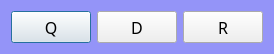
<?xml version="1.0" encoding="UTF-8"?>
<ui version="4.0">
 <class>cls3260MinorFunction</class>
 <widget class="QDialog" name="cls3260MinorFunction">
  <property name="geometry">
   <rect>
    <x>0</x>
    <y>0</y>
    <width>257</width>
    <height>52</height>
   </rect>
  </property>
  <property name="font">
   <font>
    <family>楷体</family>
    <pointsize>12</pointsize>
   </font>
  </property>
  <property name="windowTitle">
   <string>选择副参数</string>
  </property>
  <property name="styleSheet">
   <string notr="true">QDialog
{
	background-color: rgb(148, 148, 248);
}</string>
  </property>
  <layout class="QVBoxLayout" name="verticalLayout">
   <item>
    <layout class="QHBoxLayout" name="horizontalLayout">
     <item>
      <widget class="QPushButton" name="btnQ">
       <property name="minimumSize">
        <size>
         <width>0</width>
         <height>32</height>
        </size>
       </property>
       <property name="font">
        <font>
         <family>楷体</family>
         <pointsize>12</pointsize>
        </font>
       </property>
       <property name="text">
        <string>Q</string>
       </property>
      </widget>
     </item>
     <item>
      <widget class="QPushButton" name="btnD">
       <property name="minimumSize">
        <size>
         <width>0</width>
         <height>32</height>
        </size>
       </property>
       <property name="font">
        <font>
         <family>楷体</family>
         <pointsize>12</pointsize>
        </font>
       </property>
       <property name="text">
        <string>D</string>
       </property>
      </widget>
     </item>
     <item>
      <widget class="QPushButton" name="btnR">
       <property name="minimumSize">
        <size>
         <width>0</width>
         <height>32</height>
        </size>
       </property>
       <property name="font">
        <font>
         <family>楷体</family>
         <pointsize>12</pointsize>
        </font>
       </property>
       <property name="text">
        <string>R</string>
       </property>
      </widget>
     </item>
    </layout>
   </item>
  </layout>
 </widget>
 <resources/>
 <connections/>
</ui>
